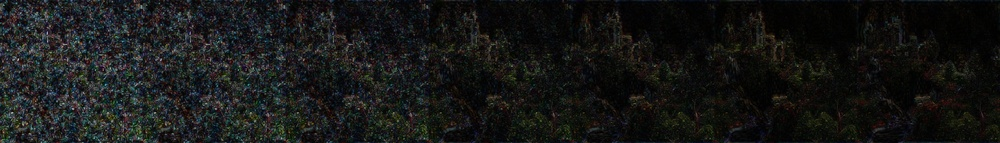
#> input picture Visualization_Code(chinese)/t2i/visualization/3_fthigh_18_concat.jpg, 1000 x 143 px, shrunk from 3584 x 512 before the run
$ python '提升高频部分对比度和亮度.py'
#> lines starting #> are read from the running program, lines starting #| are printed output that depends on the picture
import cv2

# 读取原始图像
original_image = cv2.imread("3_fthigh_18_concat.jpg")
#> original_image is the input picture: shape (143, 1000, 3); mean B, G, R 22.4, 23.5, 22.5

# 对比度增强参数
alpha = 1.5 # 调整这个值以改变对比度

# 亮度增强参数
beta = 0  # 调整这个值以改变亮度

# 对图像进行对比度增强和亮度增强
enhanced_image = cv2.convertScaleAbs(original_image, alpha=alpha, beta=beta)
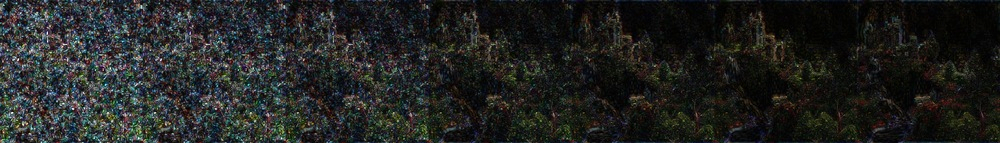
#> enhanced_image: shape (143, 1000, 3); mean B, G, R 33.6, 35.3, 33.7

# 保存增强后的图像
cv2.imwrite('3_fthigh_18_concat_enhanced.jpg', enhanced_image)

$ run again, with Visualization_Code(chinese)/t2i/visualization/2_fthigh_20_concat.jpg copied over Visualization_Code(chinese)/t2i/visualization/3_fthigh_18_concat.jpg
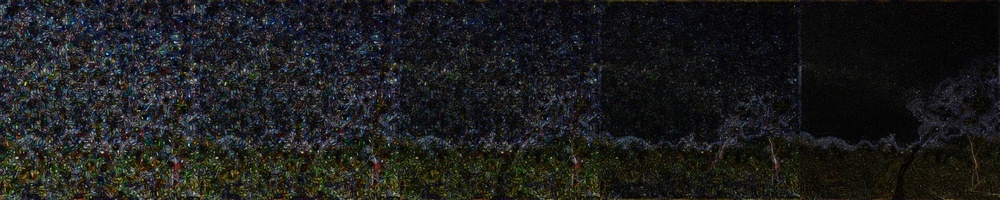
#> input picture Visualization_Code(chinese)/t2i/visualization/2_fthigh_20_concat.jpg, 1000 x 200 px, shrunk from 2560 x 512 before the run
#> original_image is the input picture: shape (200, 1000, 3); mean B, G, R 29, 29, 28.4
#> `enhanced_image = cv2.convertScaleAbs(original_image, alpha=alpha, beta..`:
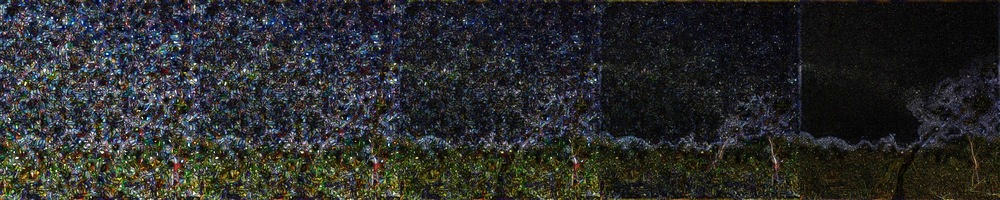
#> enhanced_image: shape (200, 1000, 3); mean B, G, R 43.5, 43.5, 42.6

$ run again, with Visualization_Code(chinese)/t2i/visualization/2-eps0.0_fthigh.jpg copied over Visualization_Code(chinese)/t2i/visualization/3_fthigh_18_concat.jpg
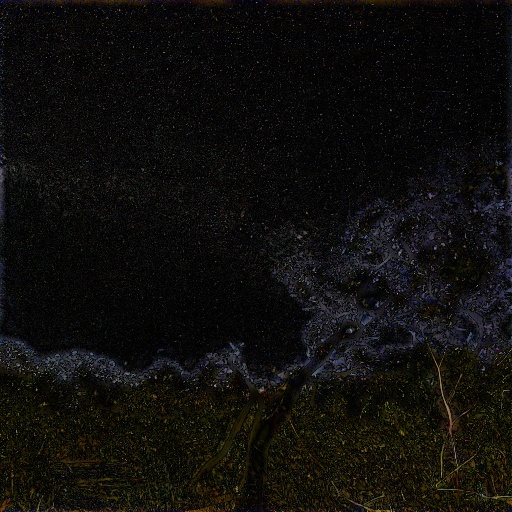
#> input picture Visualization_Code(chinese)/t2i/visualization/2-eps0.0_fthigh.jpg, 512 x 512 px
#> original_image is the input picture: shape (512, 512, 3); mean B, G, R 12.6, 14.4, 15.6
#> `enhanced_image = cv2.convertScaleAbs(original_image, alpha=alpha, beta..`:
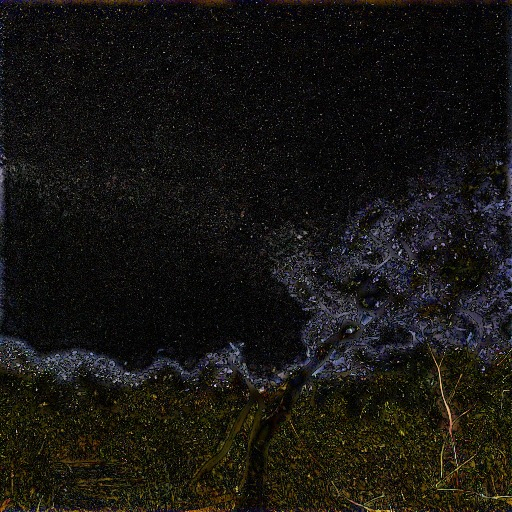
#> enhanced_image: shape (512, 512, 3); mean B, G, R 18.9, 21.6, 23.4
